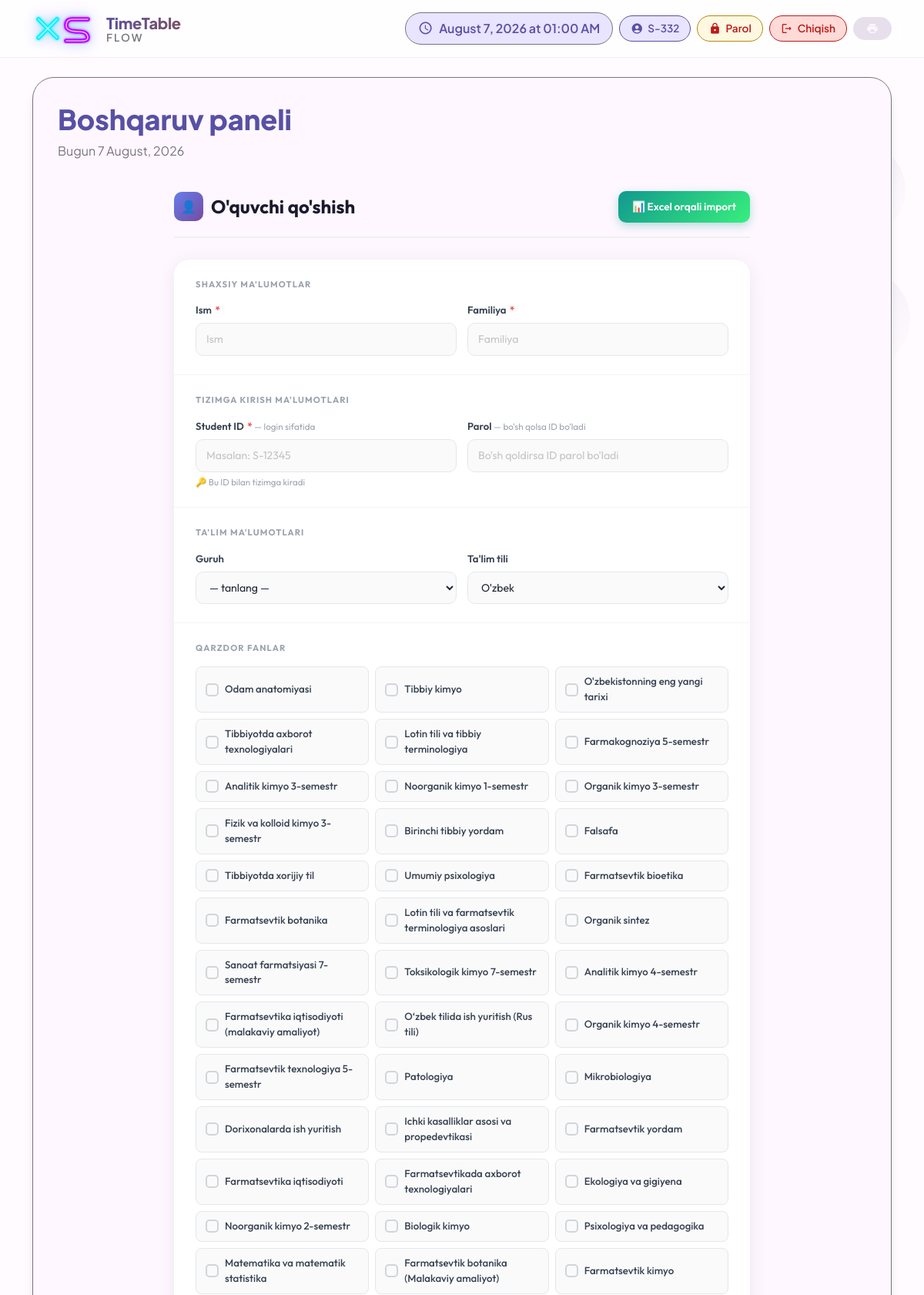
The page /raspisaniya/student/create/ (signed in, upper part) on the database its author committed.
### raspisaniya/models.py (models this page shows, shortened)
class Subject(models.Model):
    name = models.CharField(max_length=100, unique=True)

### raspisaniya/views.py (the view)
# urls.py: path('student/create/', views.student_create, name='student_create'),
@login_required
def student_create(request):
    if request.method == 'POST':
        form = StudentForm(request.POST)
        if form.is_valid():
            student_id = request.POST.get("student_id", "").strip()
            password = request.POST.get("password", "").strip()
            if not student_id:
                messages.error(request, "Student ID kiritilmagan")
                return render(request, 'raspisaniya/student_create.html', {
                    'form': form, 'subjects': Subject.objects.all(),
                    'groups': Group.objects.all(), 'selected_debts': [],
                })
            if User.objects.filter(username=student_id).exists():
                messages.error(request, f"Bu ID ({student_id}) allaqachon mavjud")
                return render(request, 'raspisaniya/student_create.html', {
                    'form': form, 'subjects': Subject.objects.all(),
                    'groups': Group.objects.all(), 'selected_debts': [],
                })
            with transaction.atomic():
                student = form.save(commit=False)
                student.student_id = student_id
                student.save()
                form.save_m2m()
                user = User.objects.create_user(
                    username=student_id,
                    password=password if password else student_id,
                    first_name=student.first_name,
                    last_name=student.last_name,
                )
                student.user = user
                student.save()
            messages.success(request, f"O'quvchi qo'shildi. ID: {student_id}")
            return redirect('student_list')
    else:
        form = StudentForm()
    return render(request, 'raspisaniya/student_create.html', {
        'form': form, 'subjects': Subject.objects.all(),
        'groups': Group.objects.all(), 'selected_debts': [],
    })

### raspisaniya/forms.py
class StudentForm(forms.ModelForm):
    class Meta:
        model = Student
        fields = ['first_name', 'last_name', 'group', 'language', 'debts']
        widgets = {
            'debts': forms.CheckboxSelectMultiple(),
        }

### templates/raspisaniya/student_create.html (shortened to what this page needs)
{% extends 'raspisaniya/base.html' %}
{% load widget_tweaks %}
{% block content %}
<div class="form-page">
    <div class="form-header">
        <div class="form-title">
            <div class="icon">👤</div>
            O'quvchi qo'shish
        </div>
        <a href="{% url 'import_students' %}" class="btn-import">📊 Excel orqali import</a>
    </div>
    <div class="form-card">
        <form method="post">
            <div class="form-section">
                <div class="section-label">Shaxsiy ma'lumotlar</div>
                <div class="field-group">
                    <div class="field">
                        <label>Ism <span class="req">*</span></label>
                        <input type="text" name="first_name" value="{{ form.first_name.value|default:'' }}" placeholder="Ism" required>
                    </div>
                    <div class="field">
                        <label>Familiya <span class="req">*</span></label>
                        <input type="text" name="last_name" value="{{ form.last_name.value|default:'' }}" placeholder="Familiya" required>
                    </div>
                </div>
            </div>
            <div class="form-section">
                <div class="section-label">Tizimga kirish ma'lumotlari</div>
                <div class="field-group">
                    <div class="field">
                        <label>Student ID <span class="req">*</span> <span class="hint">— login sifatida</span></label>
                        <input type="text" name="student_id" placeholder="Masalan: S-12345" required>
                        <div class="note">🔑 Bu ID bilan tizimga kiradi</div>
                    </div>
                    <div class="field">
                        <label>Parol <span class="hint">— bo'sh qolsa ID bo'ladi</span></label>
                        <input type="text" name="password" placeholder="Bo'sh qoldirsa ID parol bo'ladi">
                    </div>
                </div>
            </div>
            <div class="form-section">
                <div class="section-label">Ta'lim ma'lumotlari</div>
                <div class="field-group">
                    <div class="field">
                        <label>Guruh</label>
                        <select name="group">
                            <option value="">— tanlang —</option>
                        </select>
                    </div>
                    <div class="field">
                        <label>Ta'lim tili</label>
                        <select name="language">
                            <option value="uz">O'zbek</option>
                        </select>
                    </div>
                </div>
            </div>
            <div class="form-section">
                <div class="section-label">Qarzdor fanlar</div>
                {% if subjects %}
                <div class="subjects-grid">
                    {% for subj in subjects %}
                    <label class="subject-item">
                        <div class="check-box"></div>
                        <span class="subj-name">{{ subj.name }}</span>
                    </label>
                    {% endfor %}
                </div>
                {% else %}
                <p style="color:#9ca3af;font-size:0.85rem;margin:0;">Fan yo'q — avval fan qo'shing</p>
                {% endif %}
            </div>
        </form>
    </div>
</div>
{% endblock %}

### templates/raspisaniya/base.html (shortened to what this page needs)
{% load static %}
<!DOCTYPE html>
<html lang="uz">
<head>
    <link href="https://cdn.jsdelivr.net/npm/bootstrap@5.3.2/dist/css/bootstrap.min.css" rel="stylesheet">
</head>
<body>
    <div class="bubbles" id="bubbles"></div>
    <div class="app-bar" id="appBar">
        <div class="container">
            <div class="d-flex justify-content-between align-items-center">
                <div class="d-flex align-items-center gap-3">
                    <a href="{% url 'reset_database' %}" class="xs-main-logo" title="Reset Database" style="text-decoration: none; display: inline-block;">
                    </a>
                    <a href="{% url 'lesson_list' %}" class="text-decoration-none">
                        <div style="line-height:1.15;">
                            <div style="font-size:1.25rem;font-weight:800;background:linear-gradient(135deg,var(--md-primary),var(--md-tertiary));-webkit-background-clip:text;-webkit-text-fill-color:transparent;letter-spacing:-0.3px;">TimeTable</div>
                            <div style="font-size:0.85rem;font-weight:600;color:var(--md-outline);letter-spacing:2px;text-transform:uppercase;">Flow</div>
                        </div>
                    </a>
                </div>
                <div class="d-flex gap-2 align-items-center flex-wrap">
                    <div class="current-time">
                        <span class="material-icons-round">schedule</span>
                        <span id="timeDisplay">--:--</span>
                    </div>
                    {% if user.is_authenticated %}
                    <div class="user-chip">
                        <span class="material-icons-round">
                        </span>
                        {{ user.get_full_name|default:user.username }}
                    </div>
                    <a href="{% url 'change_password' %}" class="logout-chip" style="background:#fff8e1; color:#b8860b; border-color:#b8860b;">
                        <span class="material-icons-round">lock</span>Parol
                    </a>
                    <a href="{% url 'logout' %}" class="logout-chip">
                        <span class="material-icons-round">logout</span>Chiqish
                    </a>
                    {% endif %}
                    <button class="md-chip" onclick="window.print()">
                        <span class="material-icons-round">print</span>
                    </button>
                </div>
            </div>
        </div>
    </div>
    <div class="container">
        <div class="md-surface">
            <div class="d-flex justify-content-between align-items-center mb-4">
                <div>
                    <h1 class="display-small d-inline-flex align-items-center gap-2">
                        {% block page_title %}Boshqaruv paneli{% endblock %}
                    </h1>
                    <p class="body-large">{% block page_subtitle %}Bugun {% now "j F, Y" %}{% endblock %}</p>
                </div>
            </div>
            {% block content %}{% endblock %}
        </div>
    </div>
</body>
</html>

### templates/raspisaniya/base.html (style rules this page uses)
* { margin: 0; padding: 0; box-sizing: border-box; }
:root { --md-primary: #5850a4; --md-primary-container: #e9e4ff; --md-secondary: #625b71; --md-secondary-container: #e8def8; --md-tertiary: #7d5260; --md-tertiary-container: #ffd8e4; --md-surface: #fef7ff; --md-surface-variant: #e7e0ec; --md-background: #fffbfe; --md-error: #ba1a1a; --md-error-container: #ffdad6; --md-outline: #79747e; --md-shadow: 0 4px 6px -2px rgba(0,0,0,0.05), 0 10px 15px -3px rgba(0,0,0,0.1); }
body { font-family: 'Plus Jakarta Sans', sans-serif; background: var(--md-background); color: var(--md-surface); transition: all 0.3s ease; min-height: 100vh; position: relative; }
.bubbles { position: fixed; width: 100%; height: 100%; z-index: -1; overflow: hidden; top: 0; left: 0; }
.app-bar { background: rgba(255,255,255,0.8); backdrop-filter: blur(20px); -webkit-backdrop-filter: blur(20px); border-bottom: 1px solid rgba(0,0,0,0.05); padding: 1rem 0; position: fixed; width: 100%; top: 0; z-index: 1000; transition: all 0.3s ease; }
.user-chip { display: inline-flex; align-items: center; gap: 6px; padding: 6px 14px; border-radius: 40px; background: var(--md-primary-container); color: var(--md-primary) !important; font-weight: 600; font-size: 0.85rem; border: 1px solid var(--md-primary); }
.user-chip .material-icons-round { font-size: 1rem; color: inherit; }
.logout-chip { display: inline-flex; align-items: center; gap: 6px; padding: 6px 14px; border-radius: 40px; background: #ffdad6; color: #ba1a1a !important; font-weight: 600; font-size: 0.85rem; border: 1px solid #ba1a1a; text-decoration: none; transition: all 0.2s ease; }
.logout-chip .material-icons-round { font-size: 1rem; color: inherit; }
.xs-main-logo { display: inline-flex; text-decoration: none; transition: transform 0.25s cubic-bezier(0.4,0,0.2,1), filter 0.25s ease; filter: drop-shadow(0 0 6px rgba(34,211,238,0.4)) drop-shadow(0 0 12px rgba(168,85,247,0.3)); }
.current-time { display: flex; align-items: center; gap: 8px; padding: 8px 16px; background: var(--md-primary-container); border-radius: 32px; color: var(--md-primary); font-weight: 600; border: 1px solid var(--md-outline); }
.current-time .material-icons-round { font-size: 1.2rem; }
.md-surface { background: var(--md-surface); border-radius: 28px; box-shadow: var(--md-shadow); padding: 2rem; margin-top: 100px; margin-bottom: 2rem; border: 1px solid var(--md-outline); transition: all 0.3s ease; animation: surfaceAppear 0.6s ease; }
.md-chip { display: inline-flex; align-items: center; gap: 8px; padding: 6px 16px; border-radius: 32px; background: var(--md-surface-variant); color: var(--md-surface); font-size: 0.9rem; font-weight: 500; border: 1px solid transparent; transition: all 0.2s ease; cursor: pointer; }
.md-chip .material-icons-round { font-size: 1rem; }
.display-small { font-size: 2.25rem; font-weight: 800; line-height: 1.2; color: var(--md-primary); }
.body-large { font-size: 1rem; line-height: 1.5; color: var(--md-outline); }

### rows shown on the page
Subject: name "Odam anatomiyasi"
Subject: name "Tibbiy kimyo"
Subject: name "O'zbekistonning eng yangi tarixi"
Subject: name "Tibbiyotda axborot texnologiyalari"
Subject: name "Lotin tili va tibbiy terminologiya"
Subject: name "Farmakognoziya 5-semestr"
Subject: name "Analitik kimyo 3-semestr"
Subject: name "Noorganik kimyo 1-semestr"
Subject: name "Organik kimyo 3-semestr"
Subject: name "Fizik va kolloid kimyo 3-semestr"
Subject: name "Birinchi tibbiy yordam"
Subject: name "Falsafa"
Subject: name "Tibbiyotda xorijiy til"
Subject: name "Umumiy psixologiya"
Subject: name "Farmatsevtik bioetika"
Subject: name "Farmatsevtik botanika"
Subject: name "Lotin tili va farmatsevtik terminologiya asoslari"
Subject: name "Organik sintez"
Subject: name "Sanoat farmatsiyasi 7-semestr"
Subject: name "Toksikologik kimyo 7-semestr"
Subject: name "Analitik kimyo 4-semestr"
Subject: name "Farmatsevtika iqtisodiyoti (malakaviy amaliyot)"
Subject: name "O‘zbek tilida ish yuritish (Rus tili)"
Subject: name "Organik kimyo 4-semestr"
Subject: name "Farmatsevtik texnologiya 5-semestr"
Subject: name "Patologiya"
Subject: name "Mikrobiologiya"
Subject: name "Dorixonalarda ish yuritish"
Subject: name "Ichki kasalliklar asosi va propedevtikasi"
Subject: name "Farmatsevtik yordam"
Subject: name "Farmatsevtika iqtisodiyoti"
Subject: name "Farmatsevtikada axborot texnologiyalari"
Subject: name "Ekologiya va gigiyena"
Subject: name "Noorganik kimyo 2-semestr"
Subject: name "Biologik kimyo"
Subject: name "Psixologiya va pedagogika"
Subject: name "Matematika va matematik statistika"
Subject: name "Farmatsevtik botanika (Malakaviy amaliyot)"
Subject: name "Farmatsevtik kimyo"

### other values the page prints
{{ user.get_full_name|default:user.username }} "S-332"
